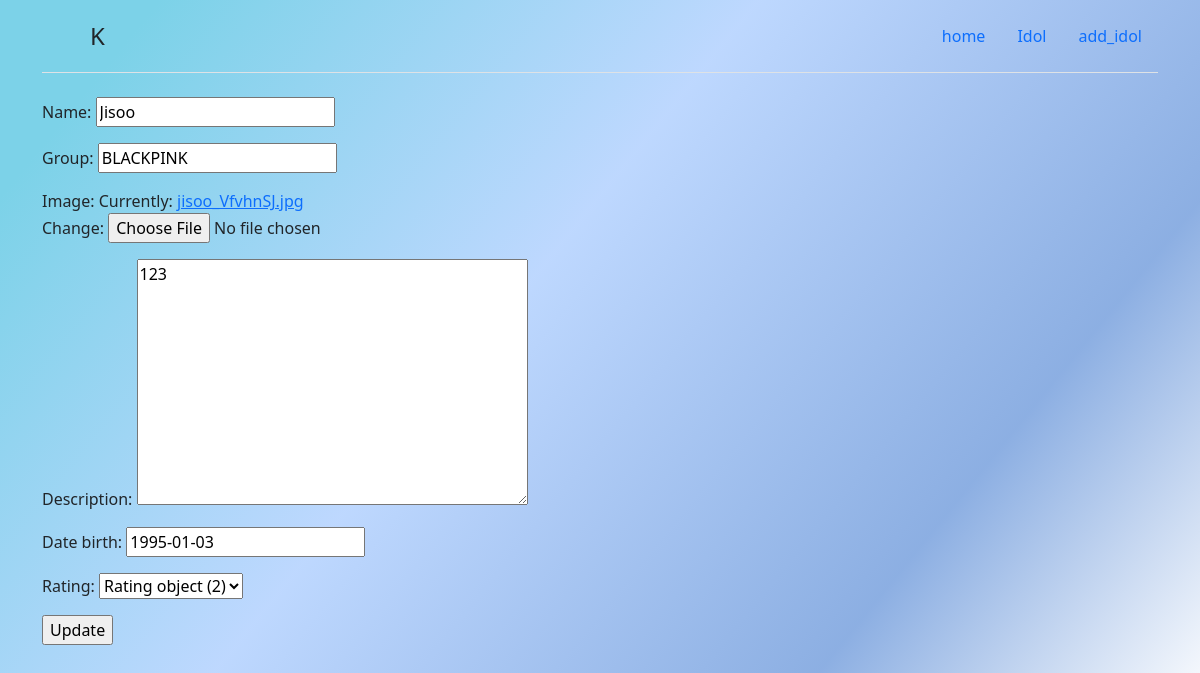
/kpop/5/update/, run on the app's committed database.
### kpop/models.py (models this page shows)
class Kpop(models.Model):
    name = models.CharField(max_length=100)
    group = models.CharField(max_length=100)
    image = models.ImageField(upload_to='')
    description = models.TextField()
    date_birth = models.DateField()
    rating = models.ForeignKey('Rating', on_delete=models.CASCADE, )

### kpop/views.py (the view)
# urls.py: path('kpop/<int:id>/update/', views.idol_update, name="idol_update"),
def idol_update(request, id):
    idol_object = get_object_or_404(models.Kpop, id = id)
    if request.method == 'POST':
        form = forms.IdolForm(instance=idol_object, data=request.POST)
        if form.is_valid():
            form.save()
            return HttpResponse('idol UPDATED')
    else:
        form = forms.IdolForm(instance=idol_object)
    return render(request, 'kpop/idol_update.html', {'form': form,'idol': idol_object})

### kpop/forms.py
class IdolForm(forms.ModelForm):
    class Meta:
        model = models.Kpop
        fields = "__all__"

### templates/kpop/idol_update.html (shortened to what this page needs)
{% extends 'kpop/index.html' %}
{% block content %}
<form action="" method="POST" enctype="multipart/form-data">
    {{ form.as_p }}
    <input type="submit" value="Update">
</form>
{% endblock %}

### templates/kpop/index.html (style rules this page uses)
body { background: linear-gradient(128.99deg, #7CD2E8 8.62%, rgba(13, 110, 253, 0.27) 41.05%, rgba(86, 137, 213, 0.677083) 73.75%, rgba(255, 255, 255, 0.73) 96.69%); }

### templates/kpop/idol_update.html (style rules this page uses)
body { min-height: 100vh; }

### data on the page
Kpop: name "Jisoo", group "BLACKPINK", description "123", date_birth "1995-01-03", rating "Rating object (2)"
